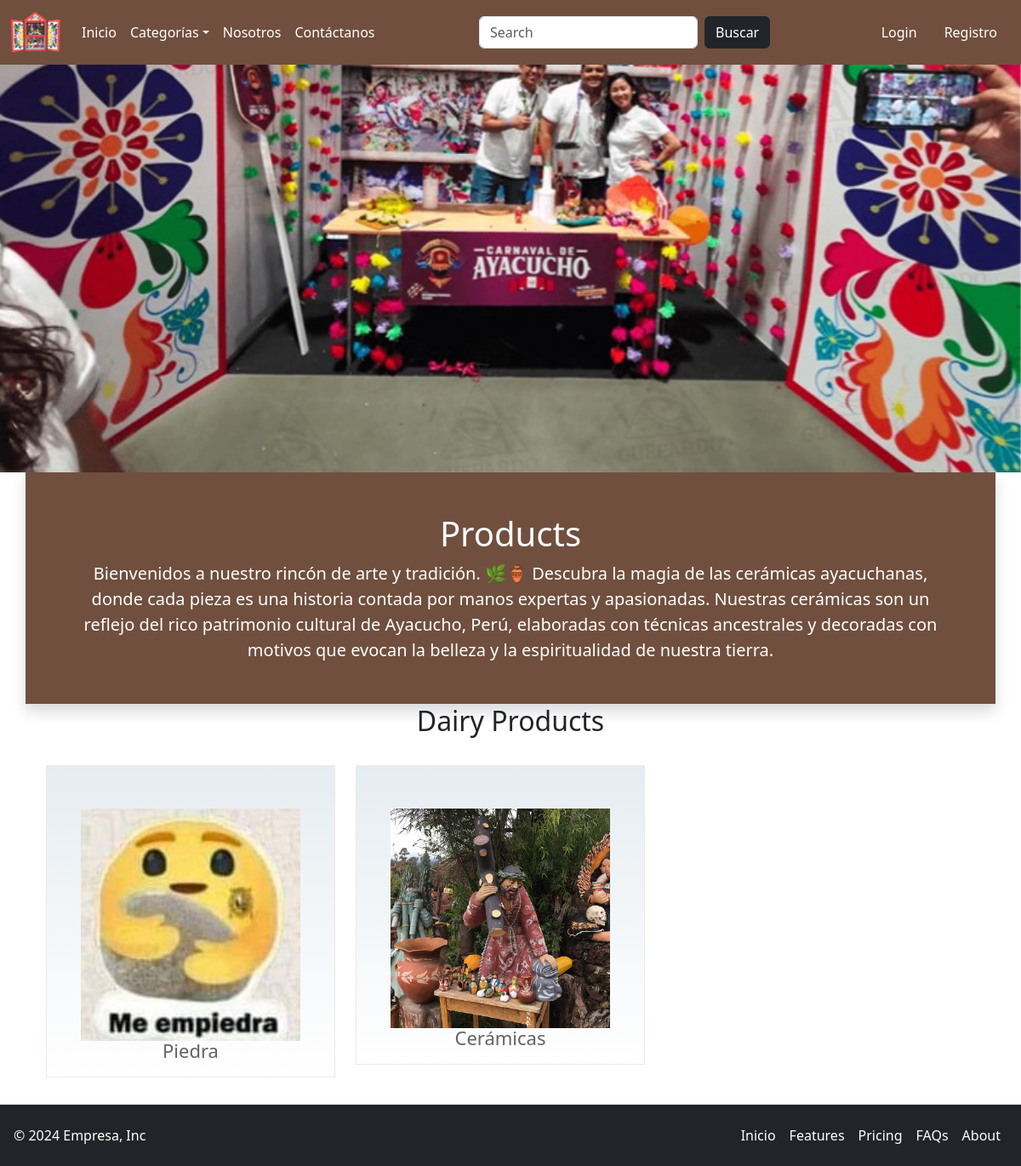
The page / on the database its author committed.
### app/models.py (models this page shows)
class Category(models.Model):
    title = models.CharField(max_length=100)
    slug = models.CharField(max_length=3)
    description = models.TextField(null=True)
    category_image = models.ImageField(upload_to="category")
    def __str__(self) -> str:
        return self.title

### app/views.py (the view)
# urls.py: 2. Add a URL to urlpatterns:  path('', views.home, name='home')
def home(request):
    return render(request, "app/home.html")

### app/context_processors.py (called while the page is built)
def navBarData(request):
    totalitem=0
    credits=0
    categories = Category.objects.all()
    if request.user.is_authenticated:
        totalitem = Cart.objects.filter(user=request.user).count()
        try:
            credits = Customer.objects.get(user=request.user).credits
        except:
            credits = 0
    return {
        'totalitem':totalitem,
        'categories':categories,
        'credits':credits
        }

### app/templates/app/home.html (shortened to what this page needs)
{% extends 'app/base.html' %}
{% load static %}
{% block banner-slider %}
<div id="carouselExampleSlidesOnly" class="carousel slide" data-bs-ride="carousel">
    <div class="carousel-inner">
      <div class="carousel-item active">
        <img src="{% static 'app/images/banner/b1.jpg' %}" class="d-block w-100" alt="banner image">
      </div>
    </div>
</div>
{% endblock banner-slider %}
{% block information %}
<div class="container">
    <div class="row bg-main text-center p-5 text-white border-bottom shadow">
        <h1>Products</h1>
        <small class="fs-5">
            Bienvenidos a nuestro rincón de arte y tradición. 🌿🏺
            Descubra la magia de las cerámicas ayacuchanas, donde cada pieza es una historia contada por manos expertas y apasionadas. Nuestras cerámicas son un reflejo del rico patrimonio cultural de Ayacucho, Perú, elaboradas con técnicas ancestrales y decoradas con motivos que evocan la belleza y la espiritualidad de nuestra tierra.        </small>
    </div>
</div>
{% endblock information %}
{% block main-content %}
    <div class="container">
        <h2 class="text-center">Dairy Products</h2>
        <br>
        <div class="row container">
            {% for category in categories %}
            <div class="col-md-4 col-sm-4 mi-go wow fadeInUp" data-wow-duration="1s" data-wow-delay="0.6s" style="animation-duration:1s; animation-delay:0.6s; animation-name: none;">
                <div class="goodnesssec buttermilk curdbgpro">
                    <a href="{% url 'category' category.slug %}">
                        <div class="goodnessseccont text-center">
                            <img src={{category.category_image.url}} class="img-responsive center-block" alt="">
                            <p class="mlkpro">{{category.title}}</p>
                        </div>
                    </a>
                </div>
            </div>
            {% endfor %}
        </div>
        </div>
    <br>
{% endblock main-content %}

### app/static/app/css/style.css (style rules this page uses)
.buttermilk { background-color:#fff;background-image:linear-gradient(#fff7ef, #fff); background-image:-webkit-linear-gradient(#fff7ef, #fff); background-image:-moz-linear-gradient(#fff7ef, #fff); background-image:-ms-linear-gradient(#fff7ef, #fff); background-image:-o-linear-gradient(#fff7ef, #fff); padding:50px 40px; border:1px solid #efe8e1; padding-bottom:20px; }
.curdbgpro { background-color:#fff; background-image:linear-gradient(rgba(10, 77, 123, 0.1), #fff); background-image:-webkit-linear-gradient(rgba(10, 77, 123, 0.1), #fff); background-image:-moz-linear-gradient(rgba(10, 77, 123, 0.1), #fff); background-image:-ms-linear-gradient(rgba(10, 77, 123, 0.1), #fff); background-image:-o-linear-gradient(rgba(10, 77, 123, 0.1), #fff); }
.goodnessseccont img { width:100%; }
.mlkpro { color:#636362; font-size:22px; line-height:22px; margin-bottom:15px; width:43%; margin:0 auto; text-align:center; }
.goodnesssec a { text-decoration: none; }
.bg-main { background-color: #704f3e; }

### app/templates/app/base.html (style rules this page uses)
.bg-main { background-color: #704f3e; }

### rows shown on the page
Category: category_image (picture), title "Piedra"
Category: category_image (picture), title "Cerámicas"
